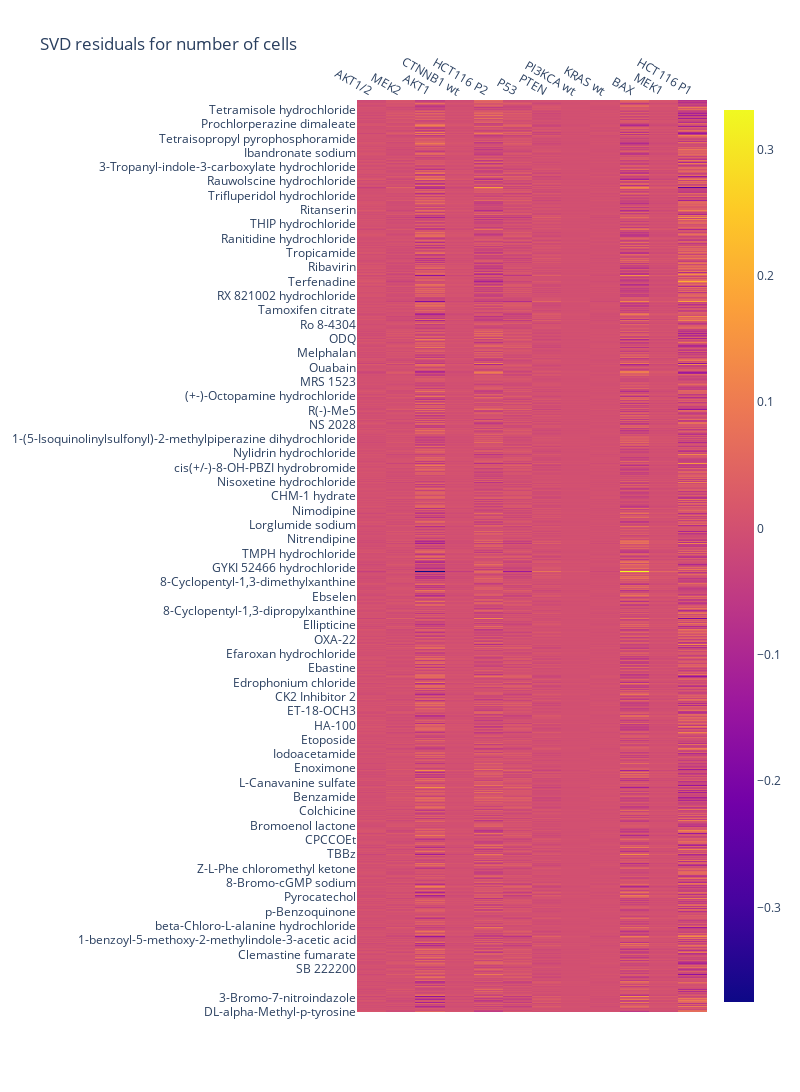

Notebook code cell kept with this figure:
### Code cell
fig = go.Figure(data=go.Heatmap(
                   z=residuals,
                   x=dm.cell_line_df["mutation"],
                   y=dm.drug_df["Name"],
                   hoverongaps = False),
                layout=go.Layout(
        title=go.layout.Title(text="SVD residuals for number of cells")
    ))
               
fig.update_layout(
    width=800,
    height=3600)
fig.update_xaxes(side="top")
fig.show()

### Figure 1 — Plotly figure (JSON) as saved in the notebook; plotly's stock layout.template omitted (floating-point values rounded to 4 significant figures; data arrays with more than 128 entries replaced by an {"elided": "..."} marker saying what was removed)
{"data": [{"hoverongaps": false, "type": "heatmap", "x": ["AKT1/2", "MEK2", "AKT1", "CTNNB1 wt", "HCT116 P2", "P53", "PTEN", "PI3KCA wt", "KRAS wt", "BAX", "MEK1", "HCT116 P1"], "y": {"elided": "1372 str values"}, "z": {"elided": "1372x12 float values"}}], "layout": {"height": 3600, "title": {"text": "SVD residuals for number of cells"}, "width": 800, "xaxis": {"side": "top"}}}
